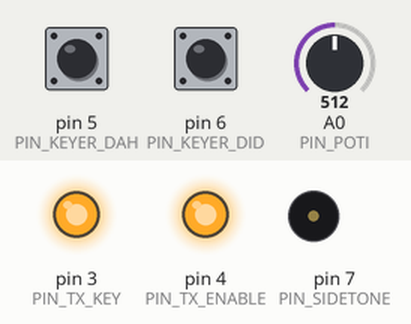
The sketch below on a simulated Arduino Uno, built with avr-gcc and run on an emulated ATmega328P. Parts: output pins drawn as LEDs (lit = HIGH), buzzer (waves = sounding). Dashed ring = blinking. Inputs (shaded band) come from the test bench; at power-on: pin 5 (PIN_KEYER_DAH) HIGH, pin 6 (PIN_KEYER_DID) HIGH, A0 (PIN_POTI) = 512. What the sketch prints to the serial monitor is not drawn.

Above: at 1.2 s.
1.3 s: pin 5 (PIN_KEYER_DAH) pulled LOW for 0.15 s
At 1.68 s:
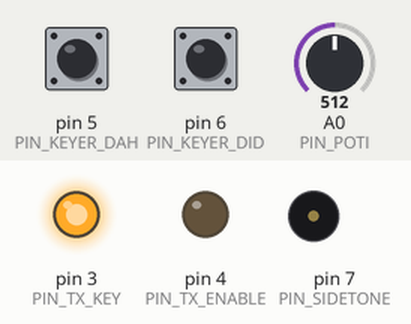
3.3 s: pin 6 (PIN_KEYER_DID) pulled LOW for 1 s
At 5.2 s:
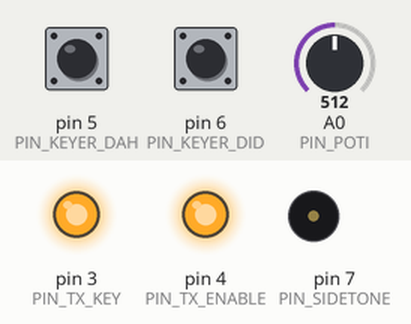
6.3 s: pin 5 (PIN_KEYER_DAH) pulled LOW for 1 s
At 6.44 s:
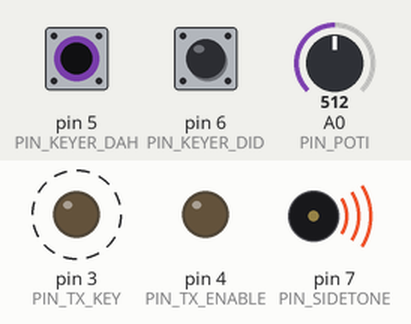
9.3 s: pin 6 (PIN_KEYER_DID) pulled LOW for 0.15 s
At 10.8 s:
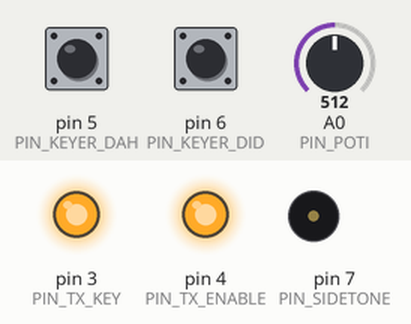
11.2 s: pin 5 (PIN_KEYER_DAH) driven LOW and pin 6 (PIN_KEYER_DID) driven LOW
At 11.46 s:
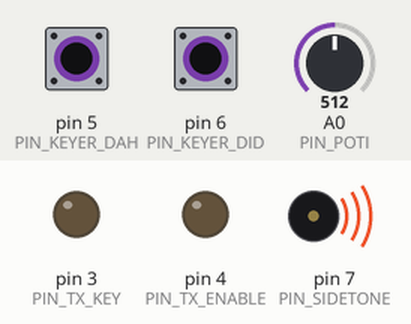
14.2 s: pin 5 (PIN_KEYER_DAH) driven HIGH and pin 6 (PIN_KEYER_DID) driven HIGH
At 14.9 s:
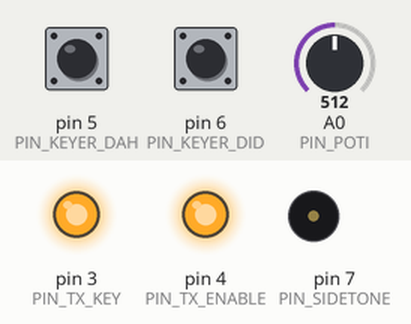
Timing chart, 0 to 17.0 s (numbered marks = the images above; inputs shaded):
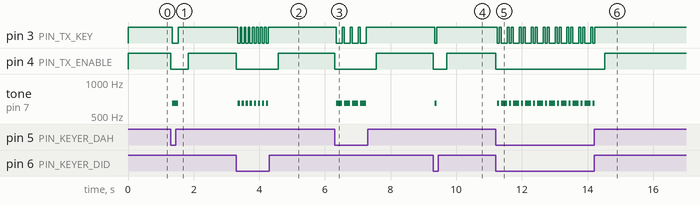

The sketch:

keyer_001.ino
```cpp
#include ".\timer.h"
#include "keyer.h"
#include "pins.h"
#include "MorseEnDecoder.h"

// Classes
Keyer        keyer;
Timer        timer_poti( 100 );
morseDecoder decoder;
// </classes>


void setup() {
  // pins auf Ausgang schalten, low aktiv
  //digitalWrite(PIN_TX_KEY,    HIGH); // tx_key
  pinMode(     PIN_TX_KEY,    OUTPUT);
 // digitalWrite(PIN_TX_ENABLE, HIGH); // tx_enable
  pinMode(     PIN_TX_ENABLE, OUTPUT);
  pinMode(     PIN_SIDETONE,  OUTPUT); // ton ausgang

  Serial.begin(9600);
    Serial.println(__FILE__";" __DATE__";" __TIME__);
}

void loop() {
  ////////////// keyer  ///////////////////////
 keyer.run();                                     //  keyer aktionen
  digitalWrite(PIN_TX_ENABLE, !keyer.txFreigabe()); //  tx freigabe schalten
  digitalWrite(PIN_TX_KEY, !keyer.txEin());         //  tx schalten
  if(  keyer.txEin() )   {     tone(PIN_SIDETONE, 650) ;   }
  else                   {     noTone(PIN_SIDETONE);       }// mithoerton

  if (timer_poti.event())  // alle 100 ms
  {
    long wpm = (long)analogRead(PIN_POTI); //0..1013  // poti speed
    wpm =  map(wpm, 0, 1023, 30, 10); // Bereich 0 bis 1013 in y bis x wandeln
    keyer.update_wpm(wpm);  // speed einstellen fuer keyer
        decoder.setspeed(wpm);  // speed einstellen fuer decoder ( der kann es nicht selbst messen )
  }

  // decoder auf serielle schnittstelle
  decoder.decode(keyer.txEin());  // decoder arbeiten lassen
  if ( decoder.available() )      // hat er was erkannt ?
  { char x = decoder.read();      // dann lesen
    Serial.print(x);              // und auf UART ausgeben
  }

}// loop()
```

MorseEnDecoder.cpp
```cpp
// (licence header left out)
#include "MorseEnDecoder.h"

// Morse code binary tree table (dichotomic search table)

// ITU with most punctuation (but without non-english characters - for now)
const int morseTreeLevels = 6; // Minus top level, also the max nr. of morse signals
const int morseTableLength = pow(2,morseTreeLevels+1);
const char morseTable[] PROGMEM =
" ETIANMSURWDKGOHVF*L*PJBXCYZQ!*54*3***2&*+****16=/***(*7***8*90*"
"***********?_****\"**.****@***'**-********;!*)*****,****:*******\0";

morseDecoder::morseDecoder()
{
  // Some initial values
  debounceDelay = 2;
  setspeed(13);

  morseTablePointer = 0;

  morseKeyer = LOW;
  morseSignalState = LOW;
  lastKeyerState = LOW;

  gotLastSig = true;
  morseSpace = true;
  decodedMorseChar = '\0';

  lastDebounceTime = 0;
  markTime = 0;
  spaceTime = 0;
}

void morseDecoder::setspeed(int value)
{
  wpm = value;
  if (wpm <= 0) wpm = 1;
  dotTime = 1200 / wpm;
  dashTime = 3 * 1200 / wpm;
  wordSpace = 7 * 1200 / wpm;
}

boolean morseDecoder::available()
{
  if (decodedMorseChar) return true;
  else return false;
}

char morseDecoder::read()
{
  char temp = decodedMorseChar;
  decodedMorseChar = '\0';
  return temp;
}

void morseDecoder::decode(bool input)
{
  currentTime = millis();

  // Read Morse signals
  {
    // Read the Morse keyer (digital)
    morseKeyer = input;

    // If the switch changed, due to noise or pressing:
    if (morseKeyer != lastKeyerState) lastDebounceTime = currentTime; // reset timer

    // debounce the morse keyer
    if ((currentTime - lastDebounceTime) > debounceDelay)
    {
      // whatever the reading is at, it's been there for longer
      // than the debounce delay, so take it as the actual current state:
      morseSignalState = morseKeyer;

      // differentiante mark and space times
      if (morseSignalState) markTime = lastDebounceTime;
      else spaceTime = lastDebounceTime;
    }
  }

  // Decode morse code
  if (!morseSignalState)
  {
    if (!gotLastSig)
    {
      if (morseTablePointer < morseTableLength/2-1)
      {
        // if pause for more than half a dot, get what kind of signal pulse (dot/dash) received last
        if (currentTime - spaceTime > dotTime/2)
        {
          // if signal for more than 1/4 dotTime, take it as a morse pulse
          if (spaceTime-markTime > dotTime/4)
          {
            morseTablePointer *= 2;  // go one level down the tree
            // if signal for less than half a dash, take it as a dot
            if (spaceTime-markTime < dashTime/2)
            {
              morseTablePointer++; // point to node for a dot
              gotLastSig = true;
            }
            // else if signal for between half a dash and a dash + one dot (1.33 dashes), take as a dash
            else if (spaceTime-markTime < dashTime + dotTime)
            {
              morseTablePointer += 2; // point to node for a dash
              gotLastSig = true;
            }
          }
        }
      }
      else { // error if too many pulses in one morse character
        //Serial.println("<ERROR: unrecognized signal!>");
        decodedMorseChar = '#'; // error mark
        gotLastSig = true;
        morseTablePointer = 0;
      }
    }
    // Write out the character if pause is longer than 2/3 dash time (2 dots) and a character received
    if ((currentTime-spaceTime >= (dotTime*2)) && (morseTablePointer > 0))
    {
      decodedMorseChar = pgm_read_byte_near(morseTable + morseTablePointer);
      morseTablePointer = 0;
    }
    // Write a space if pause is longer than 2/3rd wordspace
    if (currentTime-spaceTime > (wordSpace*2/3) && morseSpace == false)
    {
      decodedMorseChar = ' ';
      morseSpace = true ; // space written-flag
    }
  }
  else {
    // while there is a signal, reset some flags
    gotLastSig = false;
    morseSpace = false;
  }

  // Save the morse keyer state for next round
  lastKeyerState = morseKeyer;
}
```

MorseEnDecoder.h
```cpp
#ifndef MorseEnDecoder_H
#define MorseEnDecoder_H

#if (ARDUINO <  100)
#include <WProgram.h>
#else
#include <Arduino.h>
#endif

class morseDecoder
{
  public:
    morseDecoder();
    void decode(bool input);
    void setspeed(int value);
    char read();
    boolean available();
    long debounceDelay;     // the debounce time. Keep well below dotTime!!
    boolean morseSignalState;
  private:
    bool *morseIn;         // The Morse input logic state as pointer
    int morseTablePointer;
    int wpm;                // Word-per-minute speed
    long dotTime;           // morse dot time length in ms
    long dashTime;
    long wordSpace;
    boolean morseSpace;     // Flag to prevent multiple received spaces
    boolean gotLastSig;     // Flag that the last received morse signal is decoded as dot or dash
    boolean morseKeyer;
    boolean lastKeyerState;
    long markTime;          // timers for mark and space in morse signal
    long spaceTime;         // E=MC^2 ;p
    long lastDebounceTime;  // the last time the input pin was toggled
    long currentTime;       // The current (signed) time
    char decodedMorseChar;  // The last decoded Morse character
};


#endif
```

keyer.cpp
```cpp
#include "keyer.h"
#include <arduino.h>
#include "timer.h"
#include "pins.h"

// 2015 dk2jk

//Class
Timer    timer;

/* voreinstellungen fuer den Keyer ( constructor).
 * trotz der internen Pullupwiderstaende sollten externe
 * Pullups vorgesehen werden ( ~ 10kOhm )
 */
Keyer::Keyer( unsigned char  wpm,
              unsigned char xdelay_start, unsigned char xdelay_end)
{

  pinMode(PIN_KEYER_DID, INPUT);           // set pin to input
  pinMode(PIN_KEYER_DAH, INPUT);           // set pin to input


//  pinMode(PIN_KEYER_DID, INPUT_PULLUP);
//  pinMode(PIN_KEYER_DAH, INPUT_PULLUP);

  //default-werte
  t_tx_delay_start = xdelay_start;
  t_tx_delay_end   = xdelay_end;
  update_wpm( wpm);
  state       = ruhelage;
}

void Keyer::update_wpm(unsigned char wpm)
{
  t_dit  = 1200 / wpm;
}

/* ** DER eigentliche KEYER **
 * Ereignisgesteuerter Keyer; nur 'wenn etwas passiert'
 * -und NUR dann- , wird je nach Zustand (state) eine neue Aktion gestartet.
 */
void Keyer::run()
{
  switch ( state)
  {
    case ruhelage:
      /* warten, bis taste betaetigt wird
       * wenn ja, so startet die einschaltverzoegerung.
       * tx wird freigegeben, aber noch nicht getastet
       */
      if ( dit_paddle() ||  dah_paddle() ) // ereignis 1: dit- oder dah-taste betaetigt
      {
        timer.interval(t_tx_delay_start);
        state = tx_freigabe;
      }
      break;

    case tx_freigabe:
      /* einschaltverzoegerung abwarten
       * dann pruefen, ob dit oder dah taste gedrueckt wurde
       * falls taste zu kurz betaetigt wurde, wieder
       * in ruhelage zurueckkehren
       */
      if ( timer.event() ) {
        if (dit_paddle()) {       // ereignis 1: dit taste betaetigt
          timer.interval(t_dit);
          state = dit_ein;
        }
        else if (dah_paddle() ) { // ereignis 2: dah taste betaetigt
          timer.interval( 3 * (int) t_dit );
          state = dah_ein;
        }
        else {                    // ereignis 3: keine taste betaetigt
          state = ruhelage;
        }
        break;

      case dit_ein:
        // sender ist getastet fuer eine zeiteinheit
        if ( timer.event() ) // ereignis 1: zeit ist um
        {
          timer.interval( t_dit );
          state = dit_zwischenraum;
        }
        break;

      case dit_zwischenraum:
        /* sender ist aus fuer eine zeiteinheit
         * dadurch, dass jetzt dah-taste zuerst abgefragt wird,
         * kommen beim druecken beider tasten wechselnd dits und dahs heraus
         */
        if ( timer.event() )
        {
          if (dah_paddle()) {       // ereignis 1: dah-taste gedrueckt
            timer.interval( 3 * t_dit );
            state = dah_ein;
          }
          else  if (dit_paddle()) { // ereignis 2: dit-taste gedrueckt
            timer.interval(t_dit);
            state = dit_ein;
          }
          else {                    // ereignis 3: keine taste gedrückt
            timer.interval(t_tx_delay_end);
            state = tx_delay;
          }
        }
        break;

      case dah_ein:
        // sender ist getastet fuer 3 zeiteinheiten
        if ( timer.event() )       // ereignis 1: zeit ist um
        {
          timer.interval( t_dit );
          state = dah_zwischenraum;
        }
        break;

      case dah_zwischenraum:
        /* sender ist aus fuer eine zeiteinheit
         * dadurch, dass jetzt die dit-taste zuerst abgefragt wird,
         * kommen beim druecken beider tasten wechselnd dits und dahs heraus
         */
        punkt_speicher = dit_paddle(); // dit wird schon waehrend der pause registriert
        if ( timer.event() )
        {
          if ( dit_paddle() || punkt_speicher )
          {
            punkt_speicher = 0;
            timer.interval(t_dit );
            state = dit_ein;
          }
          else if (dah_paddle()) {
            timer.interval( 3 * t_dit );
            state = dah_ein;
          }
          else { //keine taste gedrückt
            timer.interval(t_tx_delay_end);
            state = tx_delay;
          }
        }
        break;

      case tx_delay:
        /* der sender ist aus, jedoch noch freigegeben
         * falls in der  ausschaltverzoegerung eine taste
         * betaetigt wird, bleibt der sender freigegeben
         * und fast sofort wieder mit dit oder dahs weitergemacht
         */
        if ( timer.event() ) { // ereignis 1: nichts mehr los...
          //ganz aus
          state = ruhelage;
        }
        else {
          if ( dit_paddle() || dah_paddle()) { // ereignis 2: eine taste gedrueckt
            timer.interval(1);                 //sehr kleine verzoegerung
            state = tx_freigabe;
          }
        }
        break;
      }
  }   // </switch>
}     // </run()>


/*
 * die zustaende (state) sind so konstruiert, dass bit0
 * txFreigabe ist und bit 1 txEin ist.
 */
bool Keyer::txEin() {
  return (state & 2) > 0 ;
}

bool Keyer::txFreigabe() {
  return (state & 1) > 0 ;
}

/*
 * ports abfragen; low-aktiv == true
 */
inline static bool dit_paddle() {
  return (digitalRead(PIN_KEYER_DID) == LOW);
}

inline static bool dah_paddle() {
  return (digitalRead(PIN_KEYER_DAH) == LOW) ;
}
```

keyer.h
```cpp
#ifndef _keyer_h
#define _keyer_h

#include <arduino.h>
inline static bool dit_paddle() ;
inline static bool dah_paddle();

// Copyright (c) dk2jk
class Keyer {
    enum EKeyer {
      ruhelage = 0,
      tx_freigabe = 1,
      dit_zwischenraum = 9,
      dah_zwischenraum = 5,
      dah_ein = 7,
      dit_ein = 11,
      tx_delay = 17,
    };

  public:
    Keyer(  unsigned char wpm = 18,
            unsigned char delay_start = 50,
            unsigned char delay_end = 500);
    void run();
    void update_wpm(unsigned char wpm);
    bool txEin();
    bool txFreigabe();

  private:
    EKeyer state;
    bool punkt_speicher;
    unsigned char  t_tx_delay_start;
    unsigned char  t_tx_delay_end;
    unsigned char  t_dit;
};

#endif
```

sidetone.cpp
```cpp
#include "sidetone.h"
#include <arduino.h>

Sidetone::Sidetone(){
}
void Sidetone::start(char pin,int x_frequency, bool xenable){
  enable=xenable;
  _pin=pin;
  frequency=x_frequency;
}
void Sidetone::update(boolean x){
  if ( x & enable )
  {
    tone(_pin,frequency);
  }
  else
  {
    noTone(_pin);
  }
}
```

sidetone.h
```cpp
#include <arduino.h>

class Sidetone{

public:
  Sidetone();
  void start(char pin , int x_frequency=650, bool xenable=true);
  void update(boolean on);
  int frequency;
  boolean enable;
private:
  char    _pin;


};
```

timer.cpp
```cpp
#include <arduino.h>
#include "timer.h"

Timer:: Timer(long x)
{
  interval( x);
}

void Timer::interval(int x)
{
  _interval = x;
  _last_ms  = millis();
}
bool Timer::event()
{
  bool result;
  long x= millis();
  bool overflow1= (x < _last_ms);
  bool overflow2= (x - _last_ms > _interval);
  if( overflow1 || overflow2 )
  {
    _last_ms= x;
    result=1;
  }
  else
  {
    result=0;
  }
  return result;
}
```

timer.h
```cpp
#include <arduino.h>

#ifndef _timer_h
#define _timer_h

class Timer
{
public:
  Timer(long interval = 100);
  void interval(int x);
  bool event();
private:
  long _last_ms;
  long _interval;
};

#endif
```

pins.h
```cpp
#ifndef _PINS_H_
#define _PINS_H_

// PIN DEFINITIONS: *************
#define PIN_POTI        A0

#define PIN_SIDETONE   7/* to speaker */
#define PIN_KEYER_DID  6
#define PIN_KEYER_DAH   5

#define PIN_TX_KEY      3
#define PIN_TX_ENABLE   4

// ******************************

#endif
```

Measured:
- after the input at 1.3 s, pin 3 (PIN_TX_KEY): HIGH → LOW after 0.05 s, → HIGH 0.18 s later; pin 4 (PIN_TX_ENABLE): HIGH → LOW at once, → HIGH 0.54 s later; tone on pin 7 (PIN_SIDETONE): silent → 650 Hz after 0.05 s, → silent 0.18 s later
- after the input at 3.3 s, pin 3 (PIN_TX_KEY): alternates HIGH for 0.06 s and LOW for 0.06 s, 16 changes in all, then stays HIGH, starting after 0.05 s; pin 4 (PIN_TX_ENABLE): HIGH → LOW at once, → HIGH 1.3 s later
- after the input at 6.3 s, pin 3 (PIN_TX_KEY): alternates HIGH for 0.06 s and LOW for 0.18 s, 8 changes in all, then stays HIGH, starting after 0.05 s; pin 4 (PIN_TX_ENABLE): HIGH → LOW at once, → HIGH 1.3 s later; tone on pin 7 (PIN_SIDETONE): alternates 650 Hz for 0.18 s and silent for 0.06 s, 8 changes in all, then stays silent, starting after 0.05 s
- after the input at 9.3 s, pin 3 (PIN_TX_KEY): HIGH → LOW after 0.05 s, → HIGH 0.06 s later; pin 4 (PIN_TX_ENABLE): HIGH → LOW at once, → HIGH 0.42 s later; tone on pin 7 (PIN_SIDETONE): silent → 650 Hz after 0.05 s, → silent 0.06 s later
- after the input at 11.2 s, pin 3 (PIN_TX_KEY): HIGH → LOW after 0.05 s, then repeats every 0.36 s: HIGH 0.06 s, LOW 0.18 s, HIGH 0.06 s, LOW 0.06 s; pin 4 (PIN_TX_ENABLE): HIGH → LOW at once; tone on pin 7 (PIN_SIDETONE): silent → 650 Hz after 0.05 s, then repeats every 0.36 s: silent 0.06 s, 650 Hz 0.18 s, silent 0.06 s, 650 Hz 0.06 s
- after the input at 14.2 s, pin 3 (PIN_TX_KEY): goes on until 14.2 s, then stays HIGH; pin 4 (PIN_TX_ENABLE): LOW → HIGH after 0.33 s; tone on pin 7 (PIN_SIDETONE): goes on until 14.2 s, then stays silent
